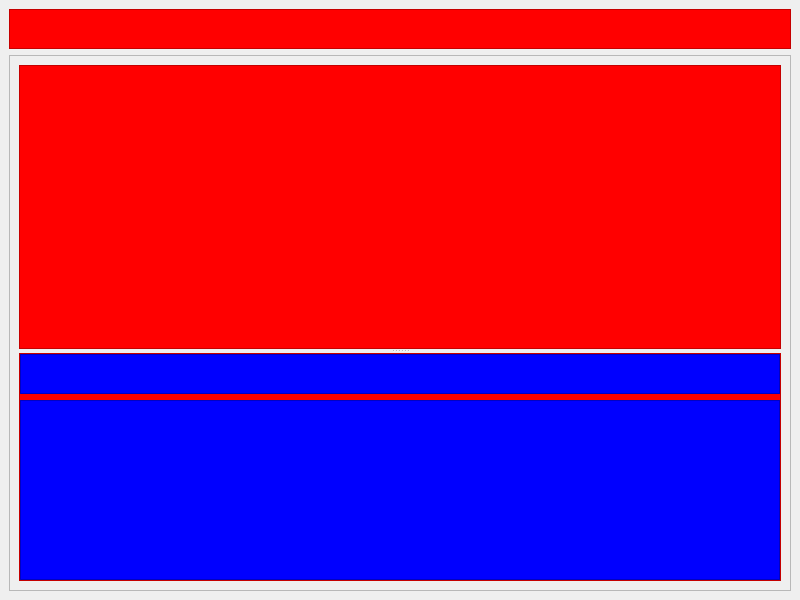
<?xml version="1.0" encoding="UTF-8"?>
<ui version="4.0">
 <class>MainWindow</class>
 <widget class="QMainWindow" name="MainWindow">
  <property name="geometry">
   <rect>
    <x>0</x>
    <y>0</y>
    <width>800</width>
    <height>600</height>
   </rect>
  </property>
  <property name="windowTitle">
   <string>MainWindow</string>
  </property>
  <widget class="QWidget" name="centralwidget">
   <layout class="QGridLayout" name="gridLayout_2">
    <item row="0" column="0">
     <widget class="QFrame" name="header">
      <property name="minimumSize">
       <size>
        <width>0</width>
        <height>40</height>
       </size>
      </property>
      <property name="maximumSize">
       <size>
        <width>16777215</width>
        <height>40</height>
       </size>
      </property>
      <property name="styleSheet">
       <string notr="true">background: red;</string>
      </property>
      <property name="frameShape">
       <enum>QFrame::StyledPanel</enum>
      </property>
      <property name="frameShadow">
       <enum>QFrame::Raised</enum>
      </property>
     </widget>
    </item>
    <item row="1" column="0">
     <widget class="QFrame" name="body">
      <property name="frameShape">
       <enum>QFrame::StyledPanel</enum>
      </property>
      <property name="frameShadow">
       <enum>QFrame::Raised</enum>
      </property>
      <layout class="QVBoxLayout" name="verticalLayout_2">
       <item>
        <widget class="QSplitter" name="splitter">
         <property name="orientation">
          <enum>Qt::Vertical</enum>
         </property>
         <widget class="QFrame" name="main">
          <property name="minimumSize">
           <size>
            <width>0</width>
            <height>60</height>
           </size>
          </property>
          <property name="styleSheet">
           <string notr="true">background: red;</string>
          </property>
          <property name="frameShape">
           <enum>QFrame::StyledPanel</enum>
          </property>
          <property name="frameShadow">
           <enum>QFrame::Raised</enum>
          </property>
         </widget>
         <widget class="QFrame" name="bottom">
          <property name="styleSheet">
           <string notr="true">background: red;</string>
          </property>
          <property name="frameShape">
           <enum>QFrame::StyledPanel</enum>
          </property>
          <property name="frameShadow">
           <enum>QFrame::Raised</enum>
          </property>
          <layout class="QVBoxLayout" name="verticalLayout">
           <property name="spacing">
            <number>-1</number>
           </property>
           <property name="leftMargin">
            <number>0</number>
           </property>
           <property name="topMargin">
            <number>0</number>
           </property>
           <property name="rightMargin">
            <number>0</number>
           </property>
           <property name="bottomMargin">
            <number>0</number>
           </property>
           <item>
            <widget class="QFrame" name="frame_4">
             <property name="minimumSize">
              <size>
               <width>0</width>
               <height>40</height>
              </size>
             </property>
             <property name="maximumSize">
              <size>
               <width>16777215</width>
               <height>40</height>
              </size>
             </property>
             <property name="styleSheet">
              <string notr="true">background: blue</string>
             </property>
             <property name="frameShape">
              <enum>QFrame::StyledPanel</enum>
             </property>
             <property name="frameShadow">
              <enum>QFrame::Raised</enum>
             </property>
            </widget>
           </item>
           <item>
            <widget class="QFrame" name="frame_5">
             <property name="styleSheet">
              <string notr="true">background: blue;</string>
             </property>
             <property name="frameShape">
              <enum>QFrame::StyledPanel</enum>
             </property>
             <property name="frameShadow">
              <enum>QFrame::Raised</enum>
             </property>
            </widget>
           </item>
          </layout>
         </widget>
        </widget>
       </item>
      </layout>
     </widget>
    </item>
   </layout>
  </widget>
 </widget>
 <resources/>
 <connections/>
</ui>
